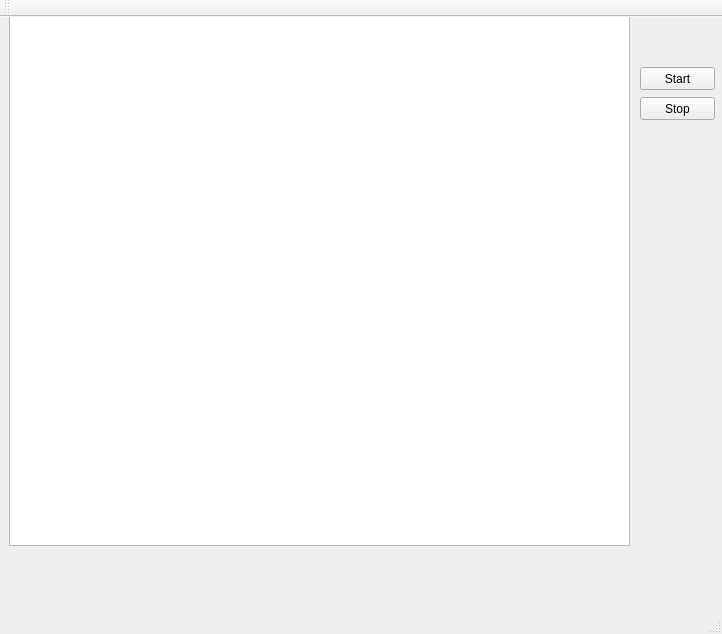
<?xml version="1.0" encoding="UTF-8"?>
<ui version="4.0">
 <class>MainWindow</class>
 <widget class="QMainWindow" name="MainWindow">
  <property name="geometry">
   <rect>
    <x>0</x>
    <y>0</y>
    <width>722</width>
    <height>634</height>
   </rect>
  </property>
  <property name="windowTitle">
   <string>MainWindow</string>
  </property>
  <widget class="QWidget" name="centralWidget">
   <widget class="QTableWidget" name="tableWidget">
    <property name="geometry">
     <rect>
      <x>9</x>
      <y>-12</y>
      <width>621</width>
      <height>541</height>
     </rect>
    </property>
    <attribute name="horizontalHeaderDefaultSectionSize">
     <number>10</number>
    </attribute>
    <attribute name="horizontalHeaderMinimumSectionSize">
     <number>10</number>
    </attribute>
    <attribute name="verticalHeaderDefaultSectionSize">
     <number>10</number>
    </attribute>
    <attribute name="verticalHeaderMinimumSectionSize">
     <number>10</number>
    </attribute>
   </widget>
   <widget class="QPushButton" name="pushButton">
    <property name="geometry">
     <rect>
      <x>640</x>
      <y>50</y>
      <width>75</width>
      <height>23</height>
     </rect>
    </property>
    <property name="text">
     <string>Start</string>
    </property>
   </widget>
   <widget class="QPushButton" name="pushButton_2">
    <property name="geometry">
     <rect>
      <x>640</x>
      <y>80</y>
      <width>75</width>
      <height>23</height>
     </rect>
    </property>
    <property name="text">
     <string>Stop</string>
    </property>
   </widget>
  </widget>
  <widget class="QMenuBar" name="menuBar">
   <property name="geometry">
    <rect>
     <x>0</x>
     <y>0</y>
     <width>722</width>
     <height>21</height>
    </rect>
   </property>
  </widget>
  <widget class="QToolBar" name="mainToolBar">
   <attribute name="toolBarArea">
    <enum>TopToolBarArea</enum>
   </attribute>
   <attribute name="toolBarBreak">
    <bool>false</bool>
   </attribute>
  </widget>
  <widget class="QStatusBar" name="statusBar"/>
 </widget>
 <layoutdefault spacing="6" margin="11"/>
 <resources/>
 <connections/>
</ui>
